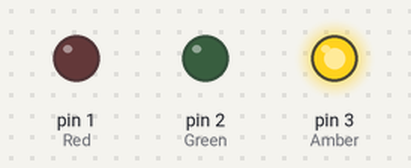
This sketch was run on a simulated Arduino Uno, built with avr-gcc and run on an emulated ATmega328P. On the bench: output pins drawn as LEDs (lit = HIGH).

Above: at 0.1 s.
At 2.1 s:
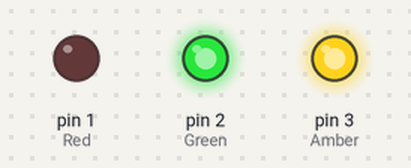
At 12.1 s:
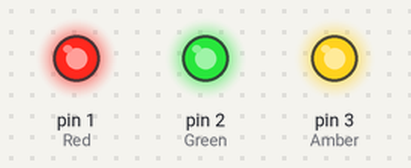
Timing chart, 0 to 13.6 s (numbered marks = the images above):
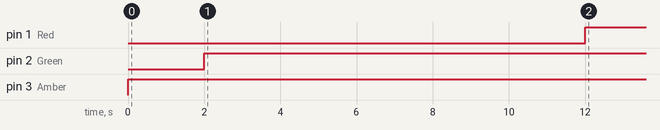

Measured:
- by itself, pin 1 (Red): LOW → HIGH at 12.0 s
- by itself, pin 2 (Green): LOW → HIGH at 2.0 s
- by itself, pin 3 (Amber): LOW → HIGH at 0.00 s

The sketch:

maain.ino
```cpp
int Red=1;
int Green=2;
int Amber=3;

void setup() {
  SETUP();
}

void loop() {
  AMBER();
  GREEN();
  RED();
  SETUP();

}
```

AMBER.ino
```cpp
void AMBER(){
  digitalWrite(Amber,OUTPUT);
  delay(1000);
  digitalWrite(Amber,OUTPUT);
  delay(1000);
}
```

GREEN.ino
```cpp
void GREEN(){
  digitalWrite(Green,OUTPUT);
  delay(5000);
  digitalWrite(Green,OUTPUT);
  delay(5000);
}
```

RED.ino
```cpp
void RED(){
  digitalWrite(Red,OUTPUT);
  delay(5000);
  digitalWrite(Red,OUTPUT);
  delay(5000);
}
```

SETUP.ino
```cpp
void SETUP() {
  pinMode(Red,OUTPUT);
  pinMode(Amber,OUTPUT);
  pinMode(Green,OUTPUT);
}
```
